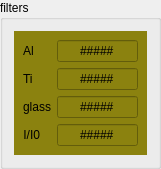
   <widget class="QGroupBox" name="groupBox_6">
    <property name="geometry">
     <rect>
      <x>460</x>
      <y>260</y>
      <width>161</width>
      <height>131</height>
     </rect>
    </property>
    <property name="title">
     <string>filters</string>
    </property>
    <layout class="QHBoxLayout" name="horizontalLayout_9">
     <item>
      <widget class="QWidget" name="widget_4" native="true">
       <property name="styleSheet">
        <string notr="true">background-color: rgb(139, 130, 15);</string>
       </property>
       <layout class="QFormLayout" name="formLayout">
        <property name="fieldGrowthPolicy">
         <enum>QFormLayout::AllNonFixedFieldsGrow</enum>
        </property>
        <item row="0" column="0">
         <widget class="QLabel" name="label_10">
          <property name="text">
           <string>Al</string>
          </property>
          <property name="alignment">
           <set>Qt::AlignLeading|Qt::AlignLeft|Qt::AlignVCenter</set>
          </property>
         </widget>
        </item>
        <item row="0" column="1">
         <widget class="caLineEdit" name="calineedit_34">
          <property name="sizePolicy">
           <sizepolicy hsizetype="Expanding" vsizetype="Expanding">
            <horstretch>0</horstretch>
            <verstretch>0</verstretch>
           </sizepolicy>
          </property>
          <property name="text">
           <string>#####</string>
          </property>
          <property name="alignment">
           <set>Qt::AlignCenter</set>
          </property>
          <property name="channel" stdset="0">
           <string notr="true">usxRIO:pf4:filterAl</string>
          </property>
          <property name="unitsEnabled">
           <bool>true</bool>
          </property>
         </widget>
        </item>
        <item row="1" column="0">
         <widget class="QLabel" name="label_13">
          <property name="text">
           <string>Ti</string>
          </property>
          <property name="alignment">
           <set>Qt::AlignLeading|Qt::AlignLeft|Qt::AlignVCenter</set>
          </property>
         </widget>
        </item>
        <item row="1" column="1">
         <widget class="caLineEdit" name="calineedit_33">
          <property name="sizePolicy">
           <sizepolicy hsizetype="Expanding" vsizetype="Expanding">
            <horstretch>0</horstretch>
            <verstretch>0</verstretch>
           </sizepolicy>
          </property>
          <property name="text">
           <string>#####</string>
          </property>
          <property name="alignment">
           <set>Qt::AlignCenter</set>
          </property>
          <property name="channel" stdset="0">
           <string notr="true">usxRIO:pf4:filterTi</string>
          </property>
          <property name="unitsEnabled">
           <bool>true</bool>
          </property>
         </widget>
        </item>
        <item row="2" column="0">
         <widget class="QLabel" name="label_14">
          <property name="text">
           <string>glass</string>
          </property>
          <property name="alignment">
           <set>Qt::AlignLeading|Qt::AlignLeft|Qt::AlignVCenter</set>
          </property>
         </widget>
        </item>
        <item row="2" column="1">
         <widget class="caLineEdit" name="calineedit_35">
          <property name="sizePolicy">
           <sizepolicy hsizetype="Expanding" vsizetype="Expanding">
            <horstretch>0</horstretch>
            <verstretch>0</verstretch>
           </sizepolicy>
          </property>
          <property name="text">
           <string>#####</string>
          </property>
          <property name="alignment">
           <set>Qt::AlignCenter</set>
          </property>
          <property name="channel" stdset="0">
           <string notr="true">usxRIO:pf42:filterGlass</string>
          </property>
          <property name="unitsEnabled">
           <bool>true</bool>
          </property>
         </widget>
        </item>
        <item row="3" column="1">
         <widget class="caLineEdit" name="calineedit_40">
          <property name="sizePolicy">
           <sizepolicy hsizetype="Expanding" vsizetype="Expanding">
            <horstretch>0</horstretch>
            <verstretch>0</verstretch>
           </sizepolicy>
          </property>
          <property name="text">
           <string>#####</string>
          </property>
          <property name="alignment">
           <set>Qt::AlignCenter</set>
          </property>
          <property name="channel" stdset="0">
           <string notr="true">usxRIO:pf4:trans</string>
          </property>
          <property name="precision">
           <number>4</number>
          </property>
          <property name="precisionMode">
           <enum>caLineEdit::User</enum>
          </property>
         </widget>
        </item>
        <item row="3" column="0">
         <widget class="QLabel" name="label_3">
          <property name="text">
           <string>I/I0</string>
          </property>
          <property name="alignment">
           <set>Qt::AlignRight|Qt::AlignTrailing|Qt::AlignVCenter</set>
          </property>
         </widget>
        </item>
       </layout>
      </widget>
     </item>
    </layout>
   </widget>
